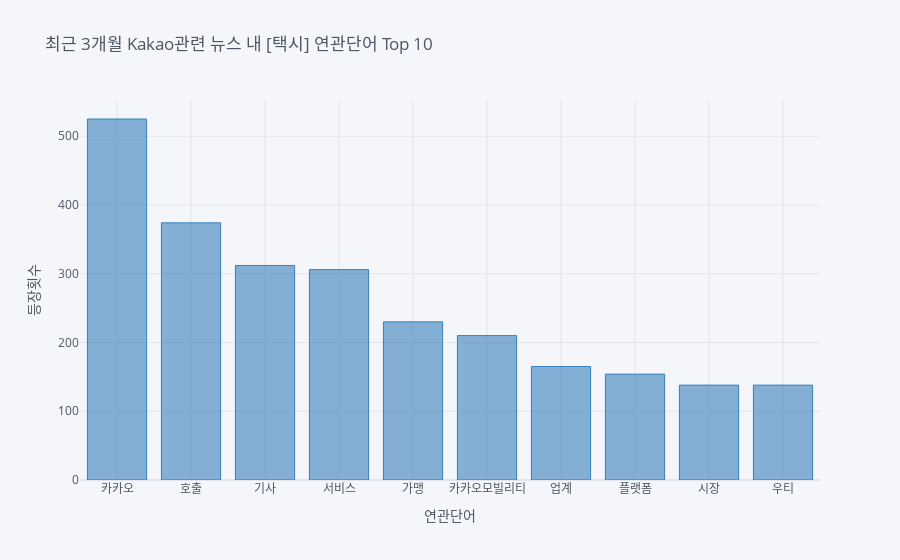

The code cell stored with this chart in its notebook:
### Code cell
configure_plotly_browser_state()
coocc_word_vis(df_news, 'Kakao', '택시')

### Figure 1 — Plotly figure (JSON) as saved in the notebook; plotly's stock layout.template omitted (floating-point values rounded to 4 significant figures)
{"data": [{"name": "occ", "text": "", "y": [525, 374, 312, 306, 230, 210, 165, 154, 138, 138], "marker": {"color": "rgba(55, 128, 191, 0.6)", "line": {"color": "rgba(55, 128, 191, 1.0)", "width": 1}}, "x": ["카카오", "호출", "기사", "서비스", "가맹", "카카오모빌리티", "업계", "플랫폼", "시장", "우티"], "type": "bar", "orientation": "v"}], "layout": {"title": {"text": "최근 3개월 Kakao관련 뉴스 내 [택시] 연관단어 Top 10", "font": {"color": "#4D5663"}}, "paper_bgcolor": "#F5F6F9", "plot_bgcolor": "#F5F6F9", "yaxis": {"tickfont": {"color": "#4D5663"}, "zerolinecolor": "#E1E5ED", "title": {"text": "등장횟수", "font": {"color": "#4D5663"}}, "gridcolor": "#E1E5ED", "showgrid": true}, "xaxis": {"tickfont": {"color": "#4D5663"}, "zerolinecolor": "#E1E5ED", "title": {"text": "연관단어", "font": {"color": "#4D5663"}}, "gridcolor": "#E1E5ED", "showgrid": true}, "legend": {"bgcolor": "#F5F6F9", "font": {"color": "#4D5663"}}}}
